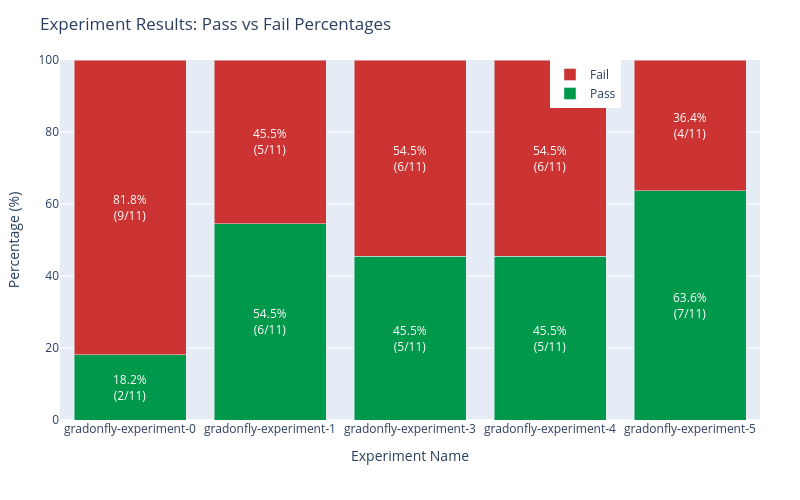

Notebook code for this chart:
### Code cell
import plotly.graph_objects as go
import pandas as pd

# Process the data to get pass/fail percentages for each experiment
processed_data = []
for exp_obj in results:
    exp_name = list(exp_obj.keys())[0]
    results = exp_obj[exp_name]
    
    # Count passes and fails
    pass_count = results.count('pass')
    fail_count = results.count('fail')
    
    # Calculate percentages
    total_count = len(results)
    pass_percentage = (pass_count / total_count) * 100
    fail_percentage = (fail_count / total_count) * 100
    
    processed_data.append({
        'experiment': exp_name,
        'pass_percentage': pass_percentage,
        'fail_percentage': fail_percentage,
        'pass_count': pass_count,
        'fail_count': fail_count,
        'total': total_count
    })

# Sort data from experiment-3 to experiment-5
processed_data.sort(key=lambda x: int(x['experiment'].split('-')[-1]))

# Create arrays for Plotly input
experiments = [d['experiment'] for d in processed_data]
pass_percentages = [d['pass_percentage'] for d in processed_data]
fail_percentages = [d['fail_percentage'] for d in processed_data]

# Create the stacked bar chart
fig = go.Figure()

# Add pass trace
fig.add_trace(go.Bar(
    x=experiments,
    y=pass_percentages,
    name='Pass',
    marker_color='rgb(0, 153, 76)'
))

# Add fail trace
fig.add_trace(go.Bar(
    x=experiments,
    y=fail_percentages,
    name='Fail',
    marker_color='rgb(204, 51, 51)'
))

# Update layout
fig.update_layout(
    title='Experiment Results: Pass vs Fail Percentages',
    barmode='stack',
    xaxis=dict(title='Experiment Name'),
    yaxis=dict(title='Percentage (%)', range=[0, 100]),
    legend=dict(x=0.7, y=1),
    margin=dict(l=60, r=40, b=80, t=60),
    width=800, 
    height=500
)

# Add annotations for pass rates
for i, exp in enumerate(experiments):
    pass_rate = pass_percentages[i]
    pass_count = processed_data[i]['pass_count']
    total = processed_data[i]['total']
    
    fig.add_annotation(
        x=exp,
        y=pass_rate/2,  # Position in middle of pass section
        text=f"{pass_rate:.1f}%<br>({pass_count}/{total})",
        showarrow=False,
        font=dict(color="white", size=12)
    )
    
    # Add annotation for fail rates
    fail_rate = fail_percentages[i]
    fail_count = processed_data[i]['fail_count']
    
    fig.add_annotation(
        x=exp,
        y=pass_rate + fail_rate/2,  # Position in middle of fail section
        text=f"{fail_rate:.1f}%<br>({fail_count}/{total})",
        showarrow=False,
        font=dict(color="white", size=12)
    )

# Show the figure
fig.show()

# Optional: Save the figure
# fig.write_html("experiment_results.html")
# fig.write_image("experiment_results.png")

### Figure 1 — Plotly figure (JSON) as saved in the notebook; plotly's stock layout.template omitted (floating-point values rounded to 4 significant figures)
{"data": [{"marker": {"color": "rgb(0, 153, 76)"}, "name": "Pass", "type": "bar", "x": ["gradonfly-experiment-0", "gradonfly-experiment-1", "gradonfly-experiment-3", "gradonfly-experiment-4", "gradonfly-experiment-5"], "y": [18.18, 54.55, 45.45, 45.45, 63.64]}, {"marker": {"color": "rgb(204, 51, 51)"}, "name": "Fail", "type": "bar", "x": ["gradonfly-experiment-0", "gradonfly-experiment-1", "gradonfly-experiment-3", "gradonfly-experiment-4", "gradonfly-experiment-5"], "y": [81.82, 45.45, 54.55, 54.55, 36.36]}], "layout": {"annotations": [{"font": {"color": "white", "size": 12}, "showarrow": false, "text": "18.2%<br>(2/11)", "x": "gradonfly-experiment-0", "y": 9.091}, {"font": {"color": "white", "size": 12}, "showarrow": false, "text": "81.8%<br>(9/11)", "x": "gradonfly-experiment-0", "y": 59.09}, {"font": {"color": "white", "size": 12}, "showarrow": false, "text": "54.5%<br>(6/11)", "x": "gradonfly-experiment-1", "y": 27.27}, {"font": {"color": "white", "size": 12}, "showarrow": false, "text": "45.5%<br>(5/11)", "x": "gradonfly-experiment-1", "y": 77.27}, {"font": {"color": "white", "size": 12}, "showarrow": false, "text": "45.5%<br>(5/11)", "x": "gradonfly-experiment-3", "y": 22.73}, {"font": {"color": "white", "size": 12}, "showarrow": false, "text": "54.5%<br>(6/11)", "x": "gradonfly-experiment-3", "y": 72.73}, {"font": {"color": "white", "size": 12}, "showarrow": false, "text": "45.5%<br>(5/11)", "x": "gradonfly-experiment-4", "y": 22.73}, {"font": {"color": "white", "size": 12}, "showarrow": false, "text": "54.5%<br>(6/11)", "x": "gradonfly-experiment-4", "y": 72.73}, {"font": {"color": "white", "size": 12}, "showarrow": false, "text": "63.6%<br>(7/11)", "x": "gradonfly-experiment-5", "y": 31.82}, {"font": {"color": "white", "size": 12}, "showarrow": false, "text": "36.4%<br>(4/11)", "x": "gradonfly-experiment-5", "y": 81.82}], "barmode": "stack", "height": 500, "legend": {"x": 0.7, "y": 1}, "margin": {"b": 80, "l": 60, "r": 40, "t": 60}, "title": {"text": "Experiment Results: Pass vs Fail Percentages"}, "width": 800, "xaxis": {"title": {"text": "Experiment Name"}}, "yaxis": {"range": [0, 100], "title": {"text": "Percentage (%)"}}}}
